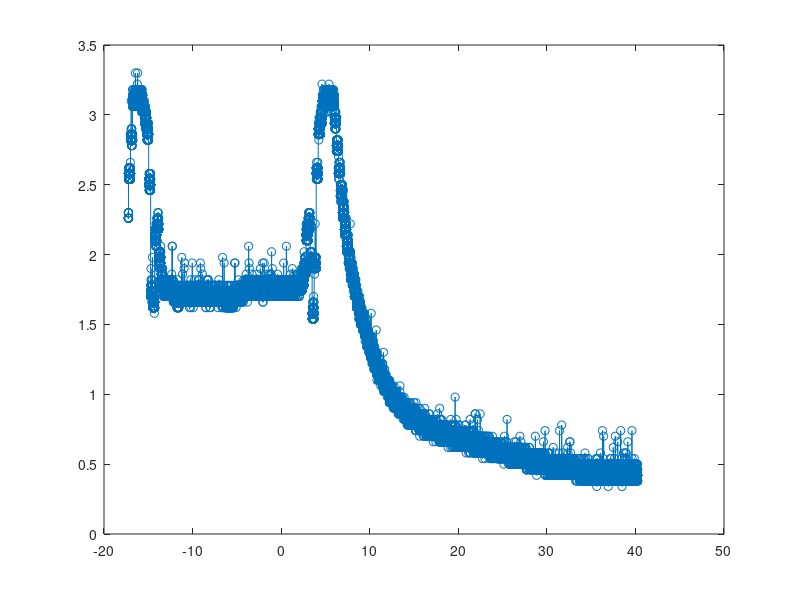

The MATLAB script that drew this image:
#!/usr/bin/octave

pkg load signal;
pkg load data-smoothing

raw_data = csvread("T0003CH2.CSV");
time = raw_data(:,1);
voltage = raw_data(:,2);

distance = (time + 2) * 5.75;

## [b_1,a_1]=butter(1,.25);
## voltage_filtered_1 = filter(b_1, a_1, voltage);
## subplot (4, 1, 1);
## plot(distance, voltage_filtered_1, "o-");

## [b_2,a_2]=butter(1,.125);
## voltage_filtered_2 = filter(b_2, a_2, voltage);
## subplot (4, 1, 2);
## plot(distance, voltage_filtered_2);

## [b_3,a_3]=butter(1,.35);
## voltage_filtered_3 = filter(b_3, a_3, voltage);
## subplot (4, 1, 3);
## plot(distance, voltage_filtered_3);

## [b_4,a_4]=butter(1,.55);
## voltage_filtered_4 = filter(b_4, a_4, voltage);
## subplot (4, 1, 4);
## plot(distance, voltage_filtered_4);

plot(distance, voltage, "o-");
